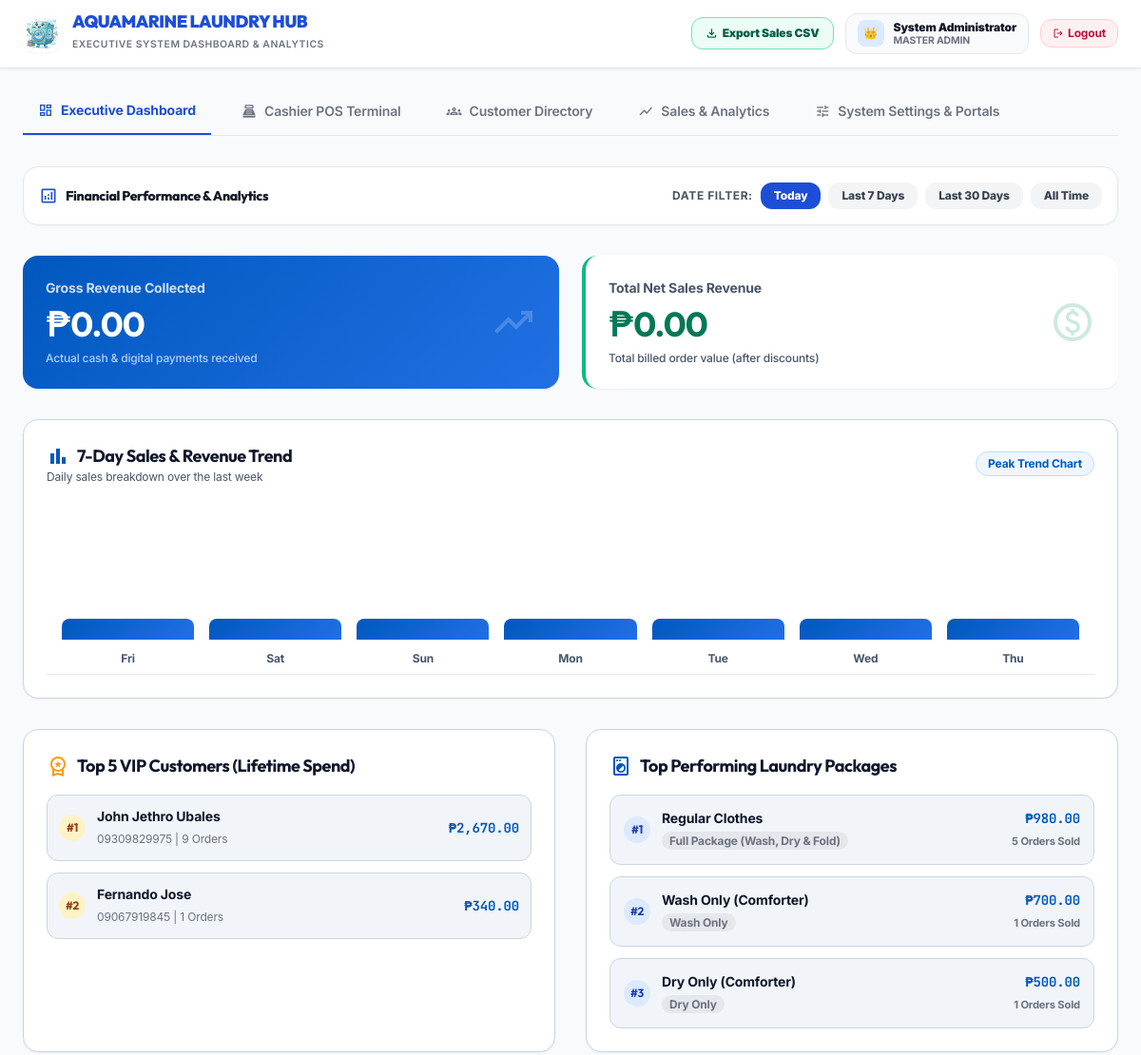
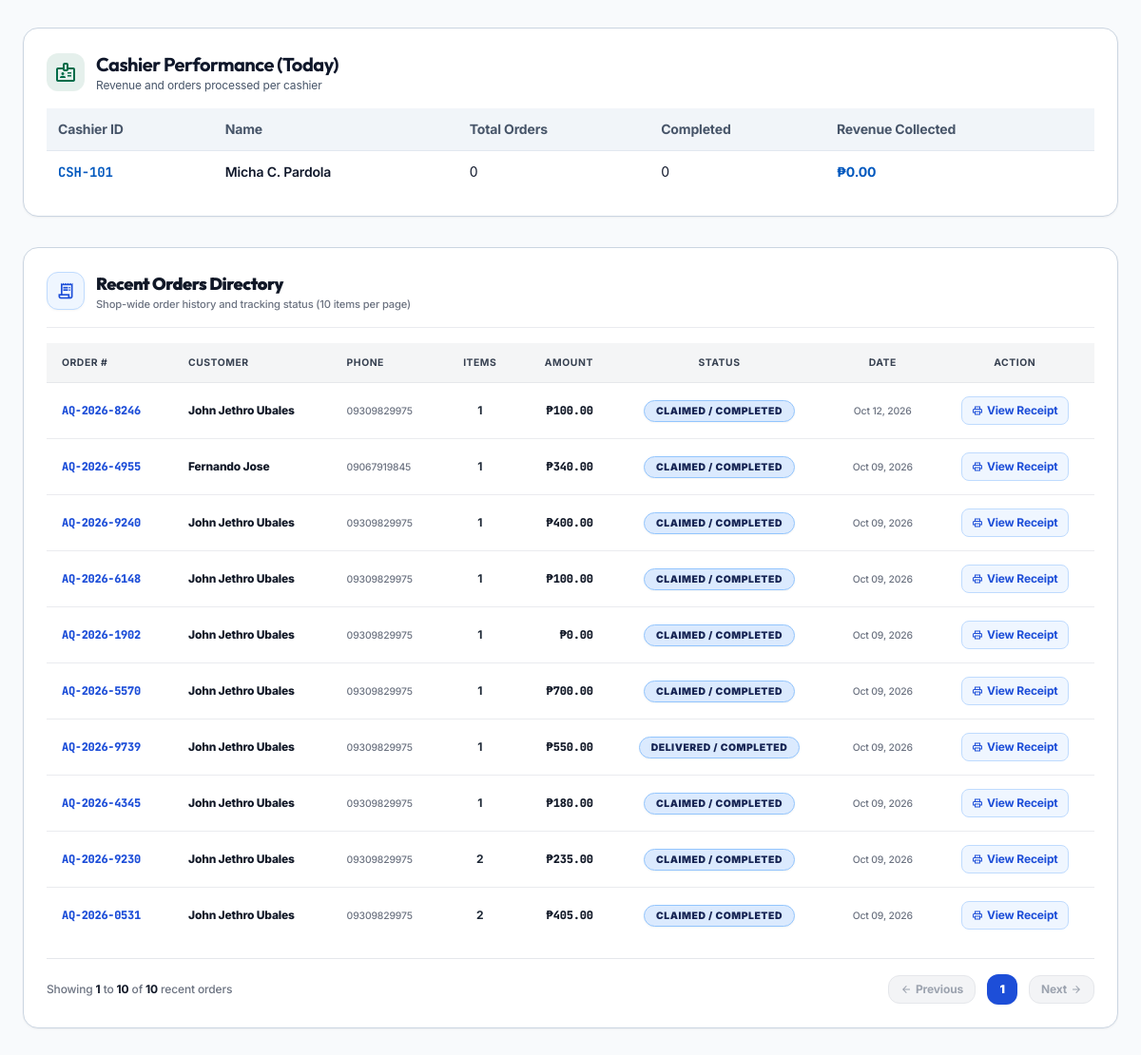
Screenshot of /pages/admin_dashboard.php?range=today with the database file from the repository (2 pictures, top to bottom).
### tables this page shows
CREATE TABLE customers (
            id INTEGER PRIMARY KEY AUTOINCREMENT,
            customer_code TEXT UNIQUE NOT NULL,
            name TEXT NOT NULL,
            contact TEXT DEFAULT 'N/A',
            email TEXT,
            address TEXT,
            created_at DATETIME DEFAULT CURRENT_TIMESTAMP
        );

CREATE TABLE orders (
            id INTEGER PRIMARY KEY AUTOINCREMENT,
            tracking_number TEXT UNIQUE NOT NULL,
            customer_id INTEGER NOT NULL,
            total_weight REAL DEFAULT 0.0,
            subtotal REAL DEFAULT 0.0,
            discount REAL DEFAULT 0.0,
            total_amount REAL DEFAULT 0.0,
            paid_amount REAL DEFAULT 0.0,
            payment_status TEXT DEFAULT 'Pending',
            order_status TEXT DEFAULT 'Pending',
            estimated_pickup DATETIME,
            rack_location TEXT,
            notes TEXT,
            driver_name TEXT,
            created_by INTEGER,
            created_at DATETIME DEFAULT CURRENT_TIMESTAMP, payment_method TEXT DEFAULT 'Cash', reference_no TEXT, service_type TEXT DEFAULT 'walk_in', delivery_fee REAL DEFAULT 0.0, delivery_address TEXT, receipt_token TEXT,
            FOREIGN KEY (customer_id) REFERENCES customers(id)
        );

### pages/admin_dashboard.php (the view, shortened to what the rows shown need)
<?php
require_once __DIR__ . '/app/Database.php';
require_once __DIR__ . '/app/OrderService.php';
$orderService = new OrderService();
$dateRange = $_GET['range'] ?? 'all';
$topCustomers = $orderService->getTopCustomers(5);
$recentOrders = $orderService->getAllOrdersWithCashier();
$page = max(1, (int)($_GET['page'] ?? 1));
$limit = 10;
$offset = ($page - 1) * $limit;
$paginatedRecentOrders = array_slice($recentOrders, $offset, $limit);
?>
<!DOCTYPE html>
<html class="light" lang="en">
<head>
    <link href="assets/css/offline-tailwind.css" rel="stylesheet"/>
    <script src="https://cdn.tailwindcss.com?plugins=forms,container-queries"></script>
    <script id="tailwind-config">
        tailwind.config = {
            darkMode: "class",
            theme: {
                extend: {
                    "colors": {
                        "primary": "#0058be",
                        "primary-container": "#2170e4",
                        "secondary": "#006c49",
                        "background": "#f8fafc",
                        "surface": "#f8fafc",
                        "on-surface": "#0f172a",
                        "on-surface-variant": "#475569",
                        "surface-container-lowest": "#ffffff",
                        "surface-container-low": "#f1f5f9"
                    },
                    "fontFamily": {
                        "headline": ["Outfit", "Plus Jakarta Sans", "sans-serif"],
                        "subheading": ["Plus Jakarta Sans", "sans-serif"],
                        "body": ["Inter", "sans-serif"],
                        "mono": ["JetBrains Mono", "monospace"]
                    }
                },
            },
        }
    </script>
</head>
<body class="bg-background font-body text-on-surface">
    <header class="bg-white border-b border-gray-200 px-6 py-3.5 sticky top-0 z-40 shadow-xs">
        <div class="max-w-7xl mx-auto flex flex-wrap items-center justify-between gap-4">
            <div class="flex items-center gap-3">
                <div>
                    <h1 class="text-lg font-black tracking-tight text-blue-700 font-headline uppercase leading-none">
                        AQUAMARINE LAUNDRY HUB
                    </h1>
                </div>
            </div>
        </div>
    </header>
    <main class="px-6 py-8 max-w-7xl mx-auto space-y-8">
        <div class="bg-surface-container-lowest p-6 rounded-2xl border border-outline shadow-sm mb-8">
            <div class="flex justify-between items-center mb-6">
                <div>
                    <h2 class="text-lg font-bold font-headline flex items-center gap-2">
                        <span class="material-symbols-outlined text-primary">bar_chart</span> 7-Day Sales & Revenue Trend
                    </h2>
                </div>
            </div>
        </div>
        <div class="grid grid-cols-1 lg:grid-cols-2 gap-8 mb-8">
            <div class="bg-surface-container-lowest p-6 rounded-2xl border border-outline shadow-sm">
                <h2 class="text-lg font-bold font-headline mb-4 flex items-center gap-2">
                    <span class="material-symbols-outlined text-amber-500">workspace_premium</span> Top 5 VIP Customers (Lifetime Spend)
                </h2>
                <div class="space-y-3">
                    <?php if (empty($topCustomers)): ?>
                        <p class="text-xs text-gray-500">No customer records yet.</p>
                    <?php else: ?>
                        <?php foreach ($topCustomers as $idx => $tc): ?>
                            <div class="p-3 bg-surface-container-low rounded-xl border flex justify-between items-center">
                                <div class="flex items-center gap-3">
                                    <span class="w-7 h-7 rounded-full bg-amber-100 text-amber-800 text-xs font-bold flex items-center justify-center font-headline">#<?= $idx + 1 ?></span>
                                    <div>
                                        <strong class="text-on-surface text-sm block"><?= htmlspecialchars($tc['name']) ?></strong>
                                        <span class="text-xs text-gray-500"><?= htmlspecialchars($tc['contact']) ?> | <?= $tc['total_orders'] ?> Orders</span>
                                    </div>
                                </div>
                                <span class="font-bold text-primary font-mono text-sm">₱<?= number_format($tc['total_spend'], 2) ?></span>
                            </div>
                        <?php endforeach; ?>
                    <?php endif; ?>
                </div>
            </div>
            <div class="bg-surface-container-lowest p-6 rounded-2xl border border-outline shadow-sm">
                <h2 class="text-lg font-bold font-headline mb-4 flex items-center gap-2">
                    <span class="material-symbols-outlined text-primary">local_laundry_service</span> Top Performing Laundry Packages
                </h2>
            </div>
        </div>
        <div class="bg-surface-container-lowest p-6 rounded-2xl shadow-sm border border-outline mb-8">
            <div class="flex items-center gap-3 mb-4">
                <div>
                    <h2 class="text-xl font-bold text-on-surface font-headline">Cashier Performance (<?= ucfirst($dateRange) ?>)</h2>
                </div>
            </div>
            <div class="overflow-x-auto">
                <table class="w-full text-left text-sm border-collapse">
                    <thead>
                        <tr class="bg-surface-container-low text-on-surface-variant font-semibold border-b">
                            <th class="p-3">Cashier ID</th>
                            <th class="p-3">Name</th>
                            <th class="p-3">Total Orders</th>
                            <th class="p-3">Completed</th>
                            <th class="p-3">Revenue Collected</th>
                        </tr>
                    </thead>
                </table>
            </div>
        </div>
        <div class="bg-surface-container-lowest p-6 rounded-2xl shadow-sm border border-outline space-y-4">
            <div class="flex flex-col sm:flex-row sm:items-center justify-between gap-4 pb-4 border-b border-gray-200/80">
                <div class="flex items-center gap-3">
                    <div>
                        <h2 class="text-lg font-black font-headline text-gray-900">Recent Orders Directory</h2>
                    </div>
                </div>
            </div>
            <div class="overflow-x-auto">
                <table class="w-full text-left text-sm border-collapse">
                    <thead>
                        <tr class="bg-gray-100/90 text-gray-700 font-extrabold uppercase text-3xs tracking-wider border-b border-gray-200">
                            <th class="px-4 py-3.5 text-left">Order #</th>
                            <th class="px-4 py-3.5 text-left">Customer</th>
                            <th class="px-4 py-3.5 text-left">Phone</th>
                            <th class="px-4 py-3.5 text-center">Items</th>
                            <th class="px-4 py-3.5 text-right">Amount</th>
                            <th class="px-4 py-3.5 text-center">Status</th>
                            <th class="px-4 py-3.5 text-center">Date</th>
                            <th class="px-4 py-3.5 text-center">Action</th>
                        </tr>
                    </thead>
                    <tbody class="divide-y divide-gray-200/80 text-xs">
                        <?php if (empty($paginatedRecentOrders)): ?>
                            <tr>
                                <td colspan="8" class="text-center py-10 text-gray-500 font-medium">No recent orders found.</td>
                            </tr>
                        <?php else: ?>
                            <?php foreach ($paginatedRecentOrders as $order): ?>
                                <tr class="hover:bg-blue-50/40 transition-colors">
                                    <td class="px-4 py-3.5 font-black text-blue-700 font-mono tracking-tight"><?= htmlspecialchars($order['order_number']) ?></td>
                                    <td class="px-4 py-3.5 font-extrabold text-gray-900"><?= htmlspecialchars($order['name']) ?></td>
                                    <td class="px-4 py-3.5 text-gray-500 text-3xs font-medium"><?= htmlspecialchars($order['phone']) ?></td>
                                    <td class="px-4 py-3.5 text-center font-bold text-gray-800"><?= $order['items_count'] ?></td>
                                    <td class="px-4 py-3.5 text-right font-black text-gray-900 font-mono">₱<?= number_format($order['total_amount'], 2) ?></td>
                                    <td class="px-4 py-3.5 text-center align-middle">
                                         <?php
                                             $badgeStyle = 'bg-blue-100 text-blue-950 border-blue-300';
                                         ?>
                                         <span class="px-3 py-1 rounded-full text-3xs font-black uppercase tracking-wider border shadow-2xs inline-block <?= $badgeStyle ?>">
                                             <?= htmlspecialchars($order['status']) ?>
                                         </span>
                                     </td>
                                    <td class="px-4 py-3.5 text-center text-gray-500 text-3xs font-medium"><?= date('M d, Y', strtotime($order['created_at'])) ?></td>
                                    <td class="px-4 py-3.5 text-center">
                                        <a href="receipt.php?token=<?= htmlspecialchars($order['receipt_token'] ?? $order['id']) ?>" class="text-blue-700 font-bold hover:bg-blue-100 bg-blue-50 px-2.5 py-1.5 rounded-lg text-xs border border-blue-200 inline-flex items-center gap-1 transition-all">
                                            <span class="material-symbols-outlined text-xs">print</span> View Receipt
                                        </a>
                                    </td>
                                </tr>
                            <?php endforeach; ?>
                        <?php endif; ?>
                    </tbody>
                </table>
            </div>
        </div>
    </main>
</body>
</html>

### rows the page displays
customers: name "John Jethro Ubales", contact "09309829975", total_orders "9", total_spend "2,670.00"
customers: name "Fernando Jose", contact "09067919845", total_orders "1", total_spend "340.00"
orders: tracking_number "AQ-2026-8246", name "John Jethro Ubales", phone "09309829975", items_count "1", total_amount "100.00", status "CLAIMED / COMPLETED", created_at "Oct 12, 2026"
orders: tracking_number "AQ-2026-4955", name "Fernando Jose", phone "09067919845", items_count "1", total_amount "340.00", status "CLAIMED / COMPLETED", created_at "Oct 09, 2026"
orders: tracking_number "AQ-2026-9240", name "John Jethro Ubales", phone "09309829975", items_count "1", total_amount "400.00", status "CLAIMED / COMPLETED", created_at "Oct 09, 2026"
orders: tracking_number "AQ-2026-6148", name "John Jethro Ubales", phone "09309829975", items_count "1", total_amount "100.00", status "CLAIMED / COMPLETED", created_at "Oct 09, 2026"
orders: tracking_number "AQ-2026-1902", name "John Jethro Ubales", phone "09309829975", items_count "1", total_amount "0.00", status "CLAIMED / COMPLETED", created_at "Oct 09, 2026"
orders: tracking_number "AQ-2026-5570", name "John Jethro Ubales", phone "09309829975", items_count "1", total_amount "700.00", status "CLAIMED / COMPLETED", created_at "Oct 09, 2026"
orders: tracking_number "AQ-2026-9739", name "John Jethro Ubales", phone "09309829975", items_count "1", total_amount "550.00", status "DELIVERED / COMPLETED", created_at "Oct 09, 2026"
orders: tracking_number "AQ-2026-4345", name "John Jethro Ubales", phone "09309829975", items_count "1", total_amount "180.00", status "CLAIMED / COMPLETED", created_at "Oct 09, 2026"
orders: tracking_number "AQ-2026-9230", name "John Jethro Ubales", phone "09309829975", items_count "2", total_amount "235.00", status "CLAIMED / COMPLETED", created_at "Oct 09, 2026"
orders: tracking_number "AQ-2026-0531", name "John Jethro Ubales", phone "09309829975", items_count "2", total_amount "405.00", status "CLAIMED / COMPLETED", created_at "Oct 09, 2026"

### other values shown
$_SESSION['full_name'] "System Administrator"
$stats['revenue'] "0.00"
$stats['total_sales'] "0.00"
$st['day'] "Fri"
$st['day'] "Sat"
$st['day'] "Sun"
$st['day'] "Mon"
$st['day'] "Tue"
$st['day'] "Wed"
$st['day'] "Thu"
$ts['service_name'] "Regular Clothes"
$ts['category'] "Full Package (Wash, Dry & Fold)"
$ts['total_revenue'] "980.00"
$ts['total_orders'] "5"
$ts['service_name'] "Wash Only (Comforter)"
